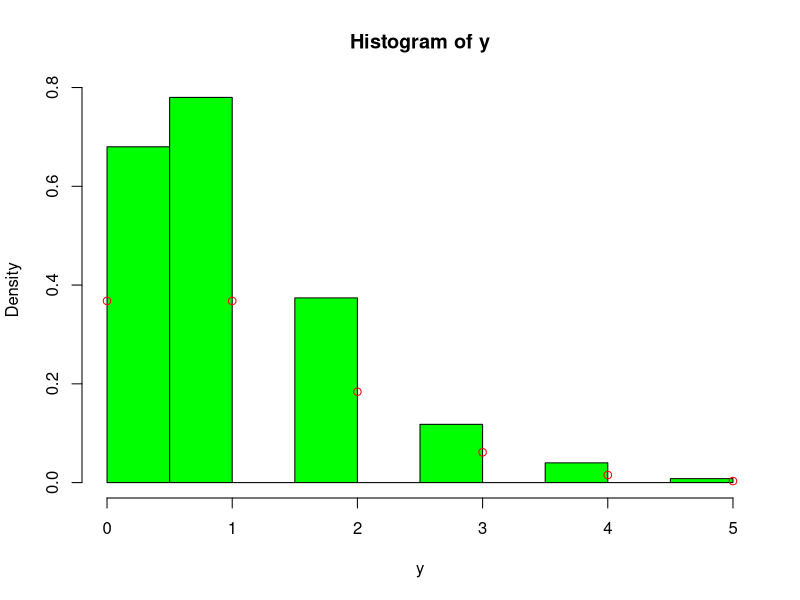
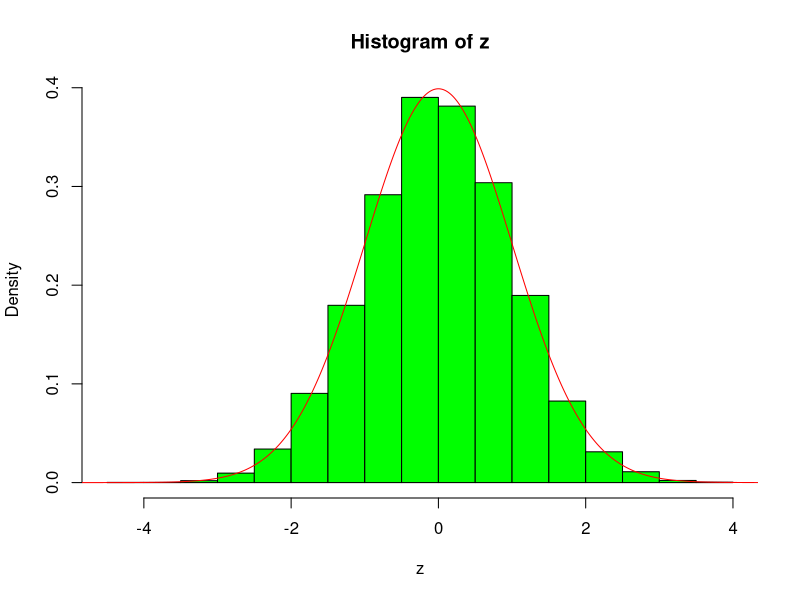
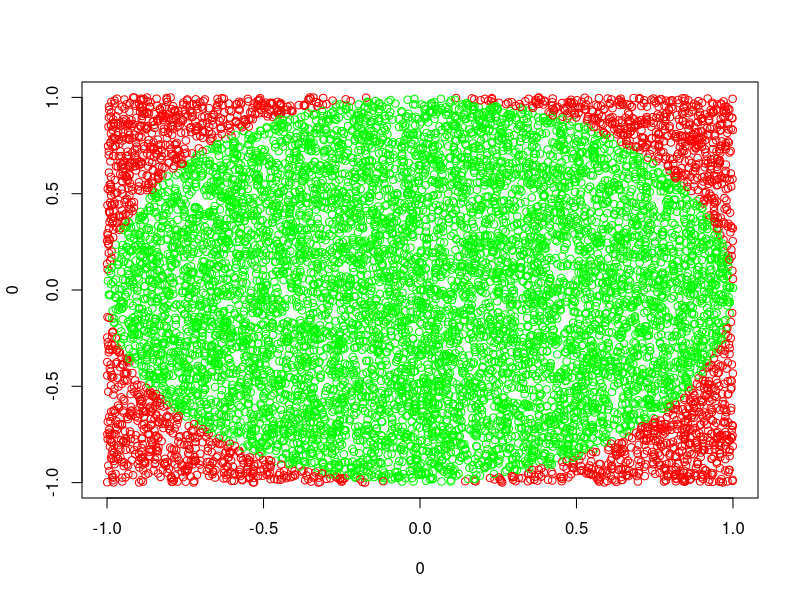

The R source for these figures, in order:
#generare de numere aleatoare
n <- 1000
y <- rpois(n, 1)
hist(y, col = "green", freq = FALSE)
points(0:6, dpois(0:6, 1), col = "red")

n <- 10000
z <- rnorm(n)
hist(z, col = "green", freq = FALSE, nclass = 20)
t <- seq(-5, 5, 0.001)
lines(t, dnorm(t), col = "red")

?hist

#generare pi
n <- 10000
u <- runif(n, -1, 1)
v <- runif(n, -1, 1)
k <- 0

plot(0, 0, col = "green")

for(i in 1:n){
  if(u[i]^2 + v[i]^2 <= 1) {
    points(u[i], v[i], col = "green")
    k <- k + 1
  }else
    points(u[i], v[i], col = "red")
}

pi <- k * 4 / n

#aproximare e
a <- ppois(1, 1) / 2
e1 <- 1 / a

b <- pexp(2, 1/2)
c <- 1 - b
e2 <- 1 / c